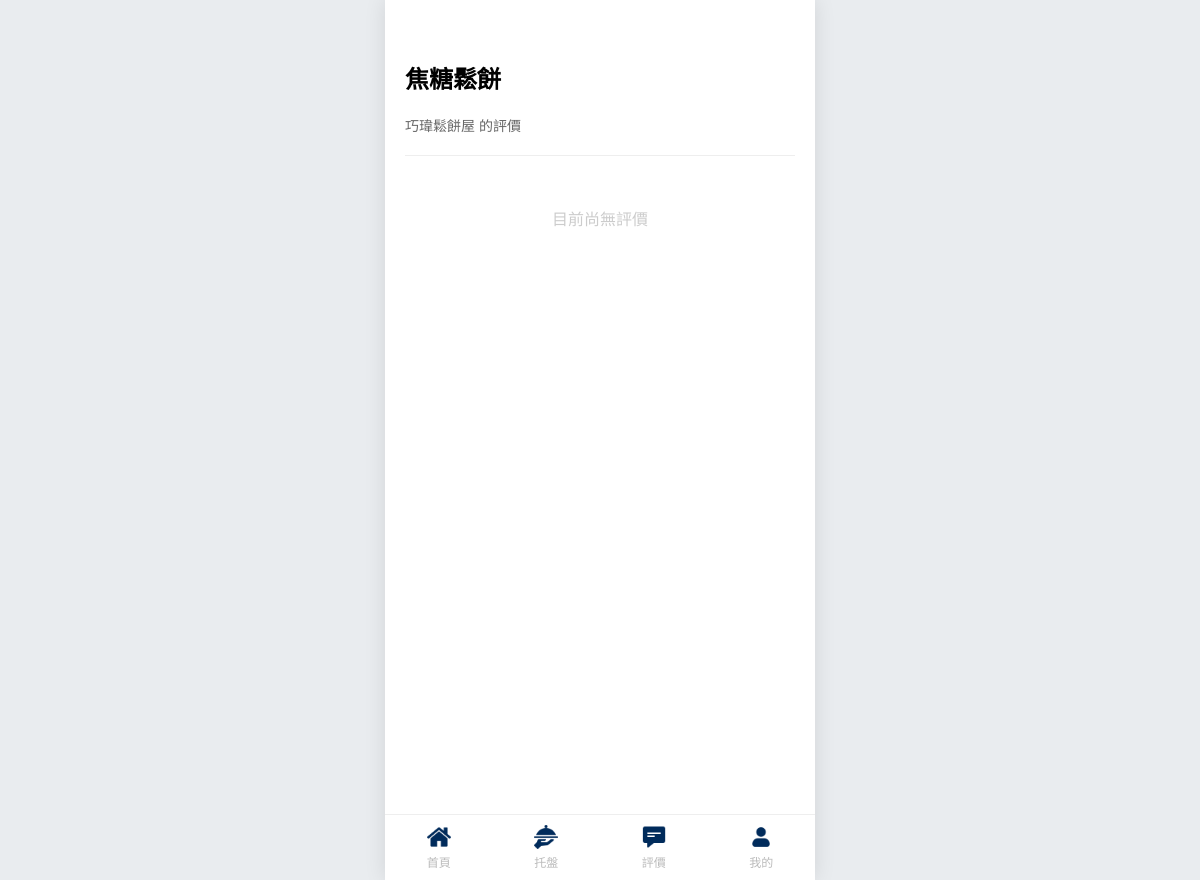
The app's page /comment_detail.php?item_id=2, older data.
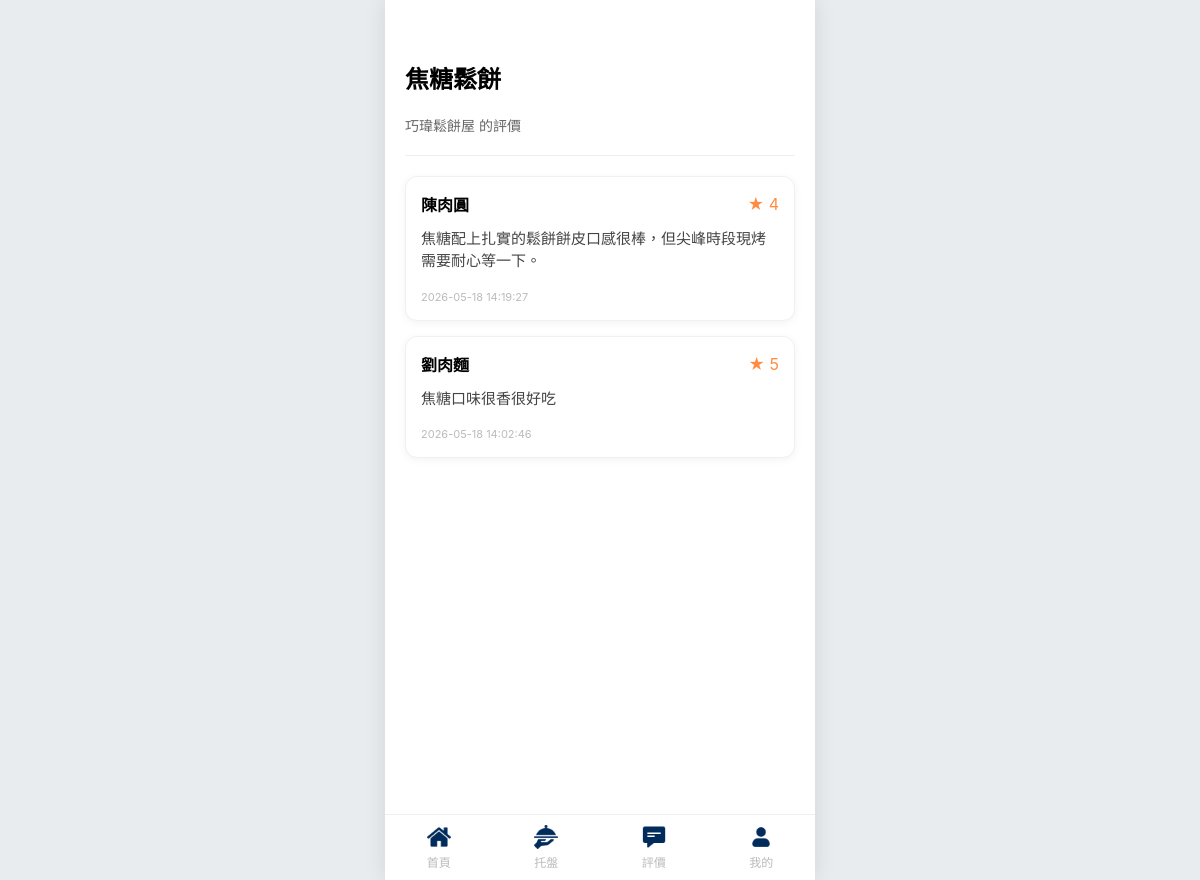
The same page, newer data.
### tables this page shows
CREATE TABLE `items` (
  `item_id` int(11) NOT NULL,
  `c_id` int(11) NOT NULL,
  `name` varchar(150) NOT NULL,
  `price` decimal(10,2) NOT NULL DEFAULT 0.00,
  `calories` int(11) DEFAULT NULL,
  `protein` decimal(5,2) DEFAULT NULL,
  `fat` decimal(5,2) DEFAULT NULL,
  `carbs` decimal(5,2) DEFAULT NULL,
  `is_vegetarian` tinyint(1) DEFAULT 0,
  `item_status` tinyint(1) NOT NULL DEFAULT 1
);

CREATE TABLE `restaurants` (
  `r_id` int(11) NOT NULL,
  `name` varchar(50) NOT NULL,
  `location` varchar(20) NOT NULL,
  `description` text DEFAULT NULL,
  `image_url` varchar(255) DEFAULT 'default.jpg'
);

CREATE TABLE `comments` (
  `com_id` int(11) NOT NULL,
  `u_id` int(11) NOT NULL,
  `item_id` int(11) NOT NULL,
  `content` text NOT NULL,
  `com_img` varchar(255) DEFAULT NULL,
  `rating` tinyint(1) NOT NULL,
  `status` tinyint(1) NOT NULL DEFAULT 0,
  `created_at` timestamp NOT NULL DEFAULT current_timestamp()
);

CREATE TABLE `accounts` (
  `u_id` int(11) NOT NULL,
  `name` varchar(50) NOT NULL,
  `google_id` varchar(255) DEFAULT NULL,
  `email` varchar(255) DEFAULT NULL,
  `accounts` varchar(50) NOT NULL,
  `password` varchar(255) NOT NULL,
  `role_id` int(11) NOT NULL,
  `r_id` int(11) DEFAULT NULL,
  `goal_cal` int(11) DEFAULT 2000,
  `created_at` timestamp NOT NULL DEFAULT current_timestamp(),
  `goal_pro` int(11) DEFAULT 60,
  `pref_veg` tinyint(1) DEFAULT 0,
  `pref_low_cal` tinyint(1) DEFAULT 0,
  `notify_meal` tinyint(1) DEFAULT 1,
  `time_breakfast` time DEFAULT '08:00:00',
  `time_lunch` time DEFAULT '12:00:00',
  `time_dinner` time DEFAULT '18:00:00',
  `weight` decimal(5,2) DEFAULT NULL,
  `height` decimal(5,2) DEFAULT NULL,
  `gender` tinyint(1) DEFAULT NULL,
  `activity_level` tinyint(1) DEFAULT 1,
  `user_photo` varchar(255) DEFAULT NULL
);

### comment_detail.php (the view, shortened to what this page needs)
<?php
include('header.php');
$item_id = $_GET['item_id'] ?? 0;
$stmt_item = $conn->prepare("SELECT i.name, r.name as res_name FROM items i JOIN categories c ON i.c_id = c.c_id JOIN restaurants r ON c.r_id = r.r_id WHERE i.item_id = ?");
$stmt_item->bind_param("i", $item_id);
$stmt_item->execute();
$item_info = $stmt_item->get_result()->fetch_assoc();
$stmt_comments = $conn->prepare("SELECT c.*, a.name as user_name FROM comments c LEFT JOIN accounts a ON c.u_id = a.u_id WHERE c.item_id = ? AND c.status = 1 ORDER BY c.created_at DESC");
$stmt_comments->bind_param("i", $item_id);
$stmt_comments->execute();
$comments_result = $stmt_comments->get_result();
?>
<div style="padding: 20px; max-width: 600px; margin: 0 auto; padding-bottom: 100px;">
    <a href="comments.php" class="back-btn">← 返回評價列表</a>
    <h2 style="margin-top:5px;"><?php echo htmlspecialchars($item_info['name']); ?></h2>
    <p style="color:#666; font-size: 14px;"><?php echo htmlspecialchars($item_info['res_name']); ?> 的評價</p>
    <hr style="border: 0; border-top: 1px solid #eee; margin: 20px 0;">
    <?php if ($comments_result->num_rows > 0): ?>
        <?php while($com = $comments_result->fetch_assoc()): ?>
            <div style="background:white; padding:15px; border-radius:12px; margin-bottom:15px; box-shadow: 0 2px 8px rgba(0,0,0,0.05); border: 1px solid #f0f0f0;">
                <div style="display:flex; justify-content:space-between; align-items: center;">
                    <strong><?php echo htmlspecialchars($com['user_name'] ?? '匿名使用者'); ?></strong>
                    <span style="color:#FF8C42;">★ <?php echo $com['rating']; ?></span>
                </div>
                <p style="margin:12px 0; color:#444; font-size: 15px; line-height: 1.5;">
                    <?php echo nl2br(htmlspecialchars($com['content'])); ?>
                </p>
                <small style="color:#bbb; font-size: 11px;"><?php echo $com['created_at']; ?></small>
            </div>
        <?php endwhile; ?>
    <?php else: ?>
        <p style="text-align:center; color:#ccc; margin-top:50px;">目前尚無評價</p>
    <?php endif; ?>
</div>
<?php include('footer.php'); ?>

### header.php (shortened to what this page needs)
<!DOCTYPE html>
<html lang="zh-TW">
<head>
    <link rel="stylesheet" href="style.css">
</head>
<body>
    <div class="mobile-wrapper">

### footer.php (shortened to what this page needs)
<?php
$profile_url = 'profile.php';
?>
<div class="footer-nav">
    <a href="index.php" class="nav-item <?php echo (basename($_SERVER['PHP_SELF']) == 'index.php') ? 'active' : ''; ?>">
        <div class="nav-icon"><img src="icon/home_icon.png" alt="首頁"></div>
        <span>首頁</span>
    </a>
    <?php if (!isset($_SESSION['role_id']) || $_SESSION['role_id'] == 3): ?>
    <a href="tray.php" class="nav-item <?php echo (basename($_SERVER['PHP_SELF']) == 'tray.php') ? 'active' : ''; ?>">
        <div class="nav-icon"><img src="icon/tray_icon.png" alt="托盤"></div>
        <span>托盤</span>
    </a>
    <?php endif; ?>
    <a href="comments.php" class="nav-item <?php echo (basename($_SERVER['PHP_SELF']) == 'comments.php') ? 'active' : ''; ?>">
        <div class="nav-icon"><img src="icon/comment_icon.png" alt="評價"></div>
        <span>評價</span>
    </a>
    <a href="<?php echo $profile_url; ?>" class="nav-item <?php echo (in_array(basename($_SERVER['PHP_SELF']), ['profile.php', 'store_profile.php', 'admin_dashboard.php'])) ? 'active' : ''; ?>">
        <div class="nav-icon"><img src="icon/profile_icon.png" alt="我的"></div>
        <span>我的</span>
    </a>
</div>
</div> </body>
</html>

### style.css (style rules this page uses)
:root { --fujen-blue: #002B5B; --primary-orange: #FF8C42; --bg-light: #f4f7f9; --text-gray: #888; --white: #ffffff; }
body { background-color: #e9ecef; margin: 0; padding: 0; display: flex; justify-content: center; font-family: 'PingFang TC', -apple-system, sans-serif; }
.mobile-wrapper { width: 100%; max-width: 430px; min-height: 100vh; background-color: #ffffff; box-shadow: 0 0 20px rgba(0,0,0,0.1); position: relative; overflow-x: hidden; padding-bottom: 80px; }
.back-btn { color: #ffffff !important; text-decoration: none; font-size: 14px; font-weight: bold; display: inline-block; position: relative; z-index: 10; }

### comment_detail.php (style rules this page uses)
.back-btn { text-decoration:none; color:#002B5B; font-size: 14px; display: inline-block; margin-bottom: 15px; }

### footer.php (style rules this page uses)
.footer-nav { position: fixed; bottom: 0; left: 50%; transform: translateX(-50%); width: 100%; max-width: 430px; background: white; display: flex; justify-content: space-around; padding: 10px 0; border-top: 1px solid #eee; z-index: 9999; }
.nav-item { flex: 1; text-align: center; text-decoration: none; color: #bbb; font-size: 12px; transition: 0.2s; }
.nav-icon { font-size: 20px; margin-bottom: 2px; }
.footer-nav .nav-icon img { width: 24px !important; height: 24px !important; object-fit: contain !important; display: block !important; margin: 0 auto 4px !important; }

Row changes from the older to the newer data that the page shows:
added comments: u.name "陳肉圓", rating "4", content "焦糖配上扎實的鬆餅餅皮口感很棒，但尖峰時段現烤需要耐心等一下。", created_at "2026-05-18 14:19:27"
added comments: u.name "劉肉麵", rating "5", content "焦糖口味很香很好吃", created_at "2026-05-18 14:02:46"
Text that changed along with them:
text no longer shown: "目前尚無評價"
